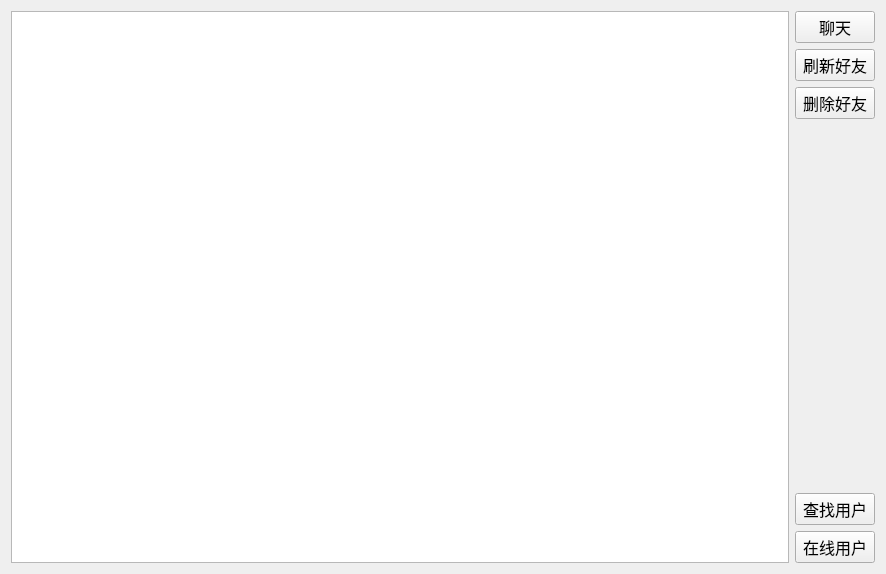
<?xml version="1.0" encoding="UTF-8"?>
<ui version="4.0">
 <class>Friend</class>
 <widget class="QWidget" name="Friend">
  <property name="geometry">
   <rect>
    <x>0</x>
    <y>0</y>
    <width>886</width>
    <height>574</height>
   </rect>
  </property>
  <property name="windowTitle">
   <string>Form</string>
  </property>
  <layout class="QHBoxLayout" name="horizontalLayout">
   <item>
    <widget class="QListWidget" name="listWidget"/>
   </item>
   <item>
    <layout class="QVBoxLayout" name="verticalLayout">
     <item>
      <widget class="QPushButton" name="chat_PB">
       <property name="font">
        <font>
         <family>Agency FB</family>
         <pointsize>12</pointsize>
        </font>
       </property>
       <property name="text">
        <string>聊天</string>
       </property>
      </widget>
     </item>
     <item>
      <widget class="QPushButton" name="flush_PB">
       <property name="font">
        <font>
         <family>Agency FB</family>
         <pointsize>12</pointsize>
        </font>
       </property>
       <property name="text">
        <string>刷新好友</string>
       </property>
      </widget>
     </item>
     <item>
      <widget class="QPushButton" name="del_PB">
       <property name="font">
        <font>
         <family>Agency FB</family>
         <pointsize>12</pointsize>
        </font>
       </property>
       <property name="text">
        <string>删除好友</string>
       </property>
      </widget>
     </item>
     <item>
      <spacer name="verticalSpacer">
       <property name="orientation">
        <enum>Qt::Vertical</enum>
       </property>
       <property name="sizeHint" stdset="0">
        <size>
         <width>20</width>
         <height>40</height>
        </size>
       </property>
      </spacer>
     </item>
     <item>
      <widget class="QPushButton" name="findUser_PB">
       <property name="font">
        <font>
         <family>Agency FB</family>
         <pointsize>12</pointsize>
        </font>
       </property>
       <property name="text">
        <string>查找用户</string>
       </property>
      </widget>
     </item>
     <item>
      <widget class="QPushButton" name="onlineUser_PB">
       <property name="font">
        <font>
         <family>Agency FB</family>
         <pointsize>12</pointsize>
        </font>
       </property>
       <property name="text">
        <string>在线用户</string>
       </property>
      </widget>
     </item>
    </layout>
   </item>
  </layout>
 </widget>
 <resources/>
 <connections/>
</ui>
